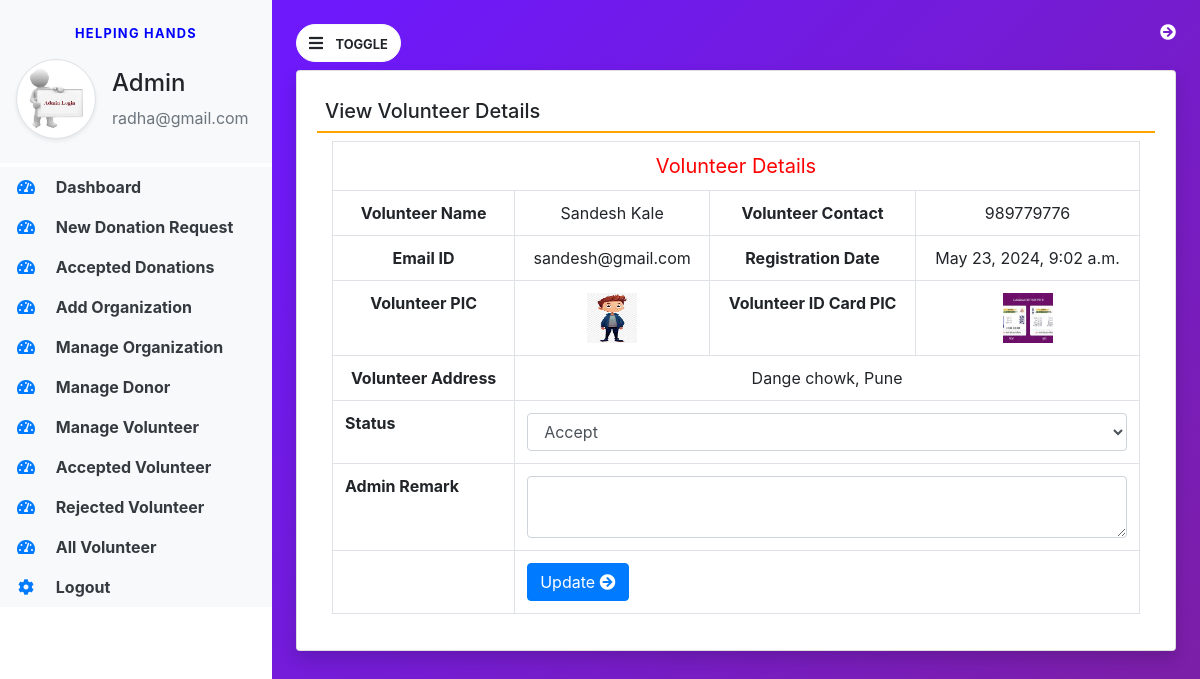
Screenshot of /view_volunteerdetail/1 (signed in) with the database file from the repository.
### helpinghands/models.py (models this page shows, shortened)
class Volunteer(models.Model):
    user=models.ForeignKey(User,on_delete=models.CASCADE)
    contact=models.CharField(max_length=15,null=True)
    address=models.CharField(max_length=300,null=True)
    userpic=models.FileField(null=True)
    idpic = models.FileField(null=True)
    aboutme=models.CharField(max_length=300,null=True)
    status=models.CharField(max_length=20,null=True)
    regdate=models.DateTimeField(auto_now_add=True)
    adminremark=models.CharField(max_length=300,null=True)
    updationdate=models.DateField(null=True)

### helpinghands/views.py (the view, shortened to what this page needs)
# urls.py: path('view_volunteerdetail/<int:pid>', view_volunteerdetail, name='view_volunteerdetail'),
def view_volunteerdetail(request, pid):
    if not request.user.is_authenticated:
        return redirect('admin_login')
    volunteer = Volunteer.objects.get(id=pid)
    return render(request, 'view_volunteerdetail.html', locals())

### helpinghands/templates/view_volunteerdetail.html (shortened to what this page needs)
{% extends 'admin_base.html' %}
{% block main %}
<div class="card shadow mt-2">
    <div class="card-body">
        <h5 class="p-2" style="border-bottom : 2px solid orange">
            View Volunteer Details
        </h5>
        <div class="container-fluid">
            <table class="table table-bordered">
                <tr align="center">
                    <td colspan="4" style="font-size:20px; color:red">Volunteer Details</td>
                </tr>
                <tr align="center">
                    <th>Volunteer Name</th>
                    <td>{{volunteer.user.first_name}} {{volunteer.user.last_name}}</td>
                    <th>Volunteer Contact</th>
                    <td>{{volunteer.contact}}</td>
                </tr>
                <tr align="center">
                    <th>Email ID</th>
                    <td>{{volunteer.user.username}}</td>
                    <th>Registration Date</th>
                    <td>{{volunteer.regdate}}</td>
                </tr>
                <tr align="center">
                     <th>Volunteer PIC</th>
                    <td><img src="{{volunteer.userpic.url}}" width="50px" height="50px"></td>
                     <th>Volunteer ID Card PIC</th>
                    <td><img src="{{volunteer.idpic.url}}" width="50px" height="50px"></td>
                </tr>
                <tr align="center">
                    <th>Volunteer Address</th>
                    <td colspan="3">{{volunteer.address}}</td>
                </tr>
                {% if volunteer.status == "pending" %}
                <form method="post">
                      <tr>
                          <th>Status</th>
                          <td colspan="3">
                              <select name="status" class="form-control" required>
                                  <option value="accept">Accept</option>
                              </select>
                          </td>
                      </tr>
                      <tr>
                          <th>Admin Remark</th>
                          <td colspan="3">
                              <textarea name="adminremark" class="form-control" required></textarea>
                          </td>
                      </tr>
                       <tr>
                          <th></th>
                          <td colspan="3">
                              <button type="submit" class="btn btn-primary">Update <i class="fa fa-arrow-circle-right"></i></button>
                          </td>
                      </tr>
                </form>
                {% endif %}
            </table>
        </div>
    </div>
</div>
{% endblock %}

### helpinghands/templates/admin_base.html (shortened to what this page needs)
{% load static %}
<html>
<body>
<link href="https://stackpath.bootstrapcdn.com/bootstrap/4.5.2/css/bootstrap.min.css" rel="stylesheet">
<link href="https://cdnjs.cloudflare.com/ajax/libs/font-awesome/5.15.4/css/all.min.css" rel="stylesheet">
    <link rel="stylesheet" href="{% static 'css/base.css' %}">
    <link rel="stylesheet" href="https://cdnjs.cloudflare.com/ajax/libs/font-awesome/4.7.0/css/font-awesome.min.css">
    <link rel="stylesheet" href="https://use.fontawesome.com/releases/v5.7.0/css/all.css">
<link rel="stylesheet" href="https://cdn.datatables.net/2.0.6/css/dataTables.dataTables.css">
<link rel="stylesheet" href="https://cdn.datatables.net/buttons/3.0.2/css/buttons.dataTables.css">
<div class="vertical-nav bg-white" id="sidebar">
    <div class="py-4 px-3 mb-1 bg-light">
        <p class="text-center font-weight-bold text-uppercase px-3 small dashboard-text">Helping Hands</p>
        <div class="media d-flex align-items-center">
            <img src="{% static 'images/adminLogin.jpeg' %}" width="80" height="80" class="mr-3 rounded-circle img-thumbnail shadow-sm">
            <div class="media-body">
                <h4 class="mt-0">Admin</h4>
                <p class="text-muted mb-0">{{request.user.username}}</p>
            </div>
        </div>
    </div>
    <ul class="nav flex-column bg-white">
        <li class="nav-item">
            <a href="{% url 'admin_home' %}" class="nav-link text-dark bg-light">
                <i class="fas fa-tachometer-alt fa-fw mr-3 text-primary"></i>
                Dashboard
            </a>
        </li>
        <li class="nav-item">
            <a href="{% url 'pending_donation' %}" class="nav-link text-dark bg-light">
                <i class="fas fa-tachometer-alt fa-fw mr-3 text-primary"></i>
                New Donation Request
            </a>
        </li>
        <li class="nav-item">
            <a href="{% url 'accepted_donation' %}" class="nav-link text-dark bg-light">
                <i class="fas fa-tachometer-alt fa-fw mr-3 text-primary"></i>
                Accepted Donations
            </a>
        </li>
        <li class="nav-item">
            <a href="{% url 'add_area' %}" class="nav-link text-dark bg-light">
                <i class="fas fa-tachometer-alt fa-fw mr-3 text-primary"></i>
                Add Organization
            </a>
        </li>
        <li class="nav-item">
            <a href="{% url 'manage_area' %}" class="nav-link text-dark bg-light">
                <i class="fas fa-tachometer-alt fa-fw mr-3 text-primary"></i>
                Manage Organization
            </a>
        </li>
        <li class="nav-item">
            <a href="{% url 'manage_donor' %}" class="nav-link text-dark bg-light">
                <i class="fas fa-tachometer-alt fa-fw mr-3 text-primary"></i>
                Manage Donor
            </a>
        </li>
        <li class="nav-item">
            <a href="{% url 'new_volunteer' %}" class="nav-link text-dark bg-light">
                <i class="fas fa-tachometer-alt fa-fw mr-3 text-primary"></i>
                Manage Volunteer
            </a>
        </li>
        <li class="nav-item">
            <a href="{% url 'accepted_volunteer' %}" class="nav-link text-dark bg-light">
                <i class="fas fa-tachometer-alt fa-fw mr-3 text-primary"></i>
                Accepted Volunteer
            </a>
        </li>
        <li class="nav-item">
            <a href="{% url 'rejected_volunteer' %}" class="nav-link text-dark bg-light">
                <i class="fas fa-tachometer-alt fa-fw mr-3 text-primary"></i>
                Rejected Volunteer
            </a>
        </li>
        <li class="nav-item">
            <a href="{% url 'all_volunteer' %}" class="nav-link text-dark bg-light">
                <i class="fas fa-tachometer-alt fa-fw mr-3 text-primary"></i>
                All Volunteer
            </a>
        </li>
        <li class="nav-item">
            <a href="{% url 'logout' %}" class="nav-link text-dark bg-light">
                <i class="fas fa-cog mr-3 text-primary fa-fw"></i>
                Logout
            </a>
        </li>
    </ul>
</div>
<div class="page-content p-4" id="content">
    <a href="{% url 'logout' %}" title="Logout" class="float-right text-white">
  <i class="fa fa-arrow-circle-right"></i>
</a>
    <button id="sidebarCollapse" type="button" class="btn btn-light bg-white rounded-pill">
        <i class="fas fa-bars mr-2"></i>
        <small class="text-uppercase font-weight-bold">Toggle</small>
    </button>
    {% block main %}
    {% endblock %}
</div>
</body>
</html>

### helpinghands/static/css/base.css (style rules this page uses)
body { background-image :linear-gradient(135.9deg,rgba(109,25,252,1) 16.4%,rgba(125,31,160)); min-height:100vh; }
.vertical-nav { min-width:17rem; width:17rem; height:100vh; position:fixed; top:0; left:0; transition:all 0.4s; }
.page-content { width:calc(100%-17rem); margin-left:17rem; transition:all 0.4s; }
.dashboard-text { letter-spacing:0.1em; color:blue; }
.nav-link { font-weight:bold; }

### rows the page displays
Volunteer: user.first_name "Sandesh", user.last_name "Kale", contact "989779776", user.username "sandesh@gmail.com", regdate "May 23, 2024, 9:02 a.m.", userpic (picture), idpic (picture), address "Dange chowk, Pune"

### other values shown
{{ request.user.username }} "radha@gmail.com"
